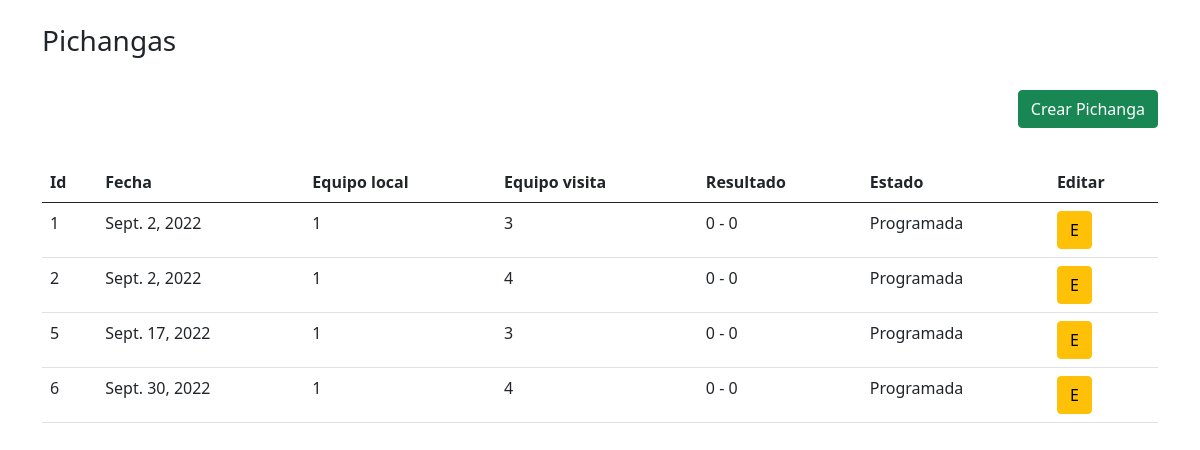
/pichangasApp/dashboard, run on an earlier commit of the app's database.
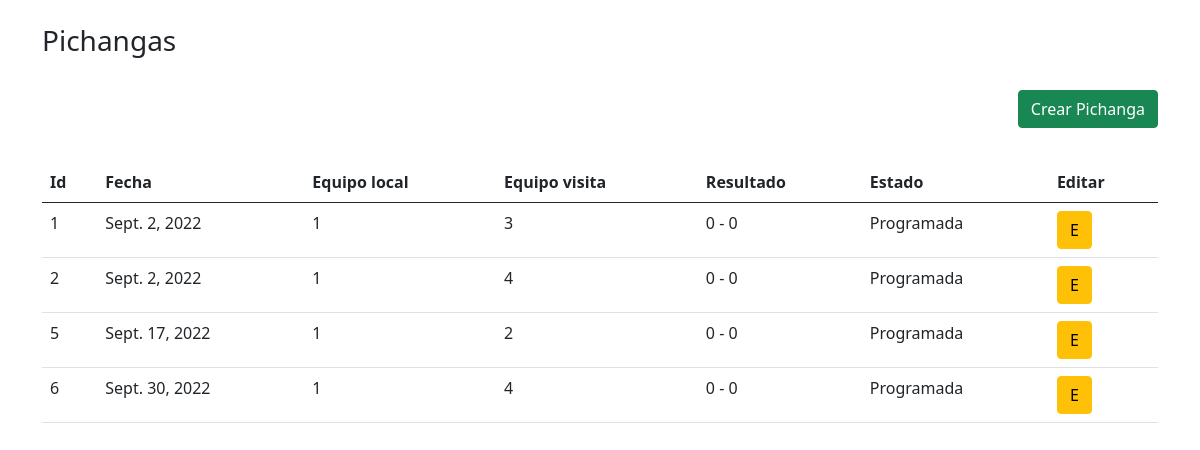
And on a later commit of the database.
### pichangasApp/models.py (models this page shows)
class pichanga_app(models.Model):
    fecha = models.DateField(default=datetime.date.today)
    marcador_local = models.CharField(max_length=128,default='0')
    marcador_visita = models.CharField(max_length=128,default='0')
    equipo_local = models.CharField(max_length=128,default='0')
    equipo_visita = models.CharField(max_length=128,default='0')
    estadoPichanga = models.CharField(max_length=128,default='Programada')

### pichangasApp/views.py (the view)
# urls.py: path('dashboard',views.dashboard,name='dashboard'),
def dashboard(request):
    pichangas_totales = pichanga_app.objects.all()
    pichangas_equipo = []
    pichangas_locales = pichanga_app.objects.filter(equipo_local='1')
    for pichanga in pichangas_locales:
        pichangas_equipo.append(pichanga)
    pichangas_visitante = pichanga_app.objects.filter(equipo_visita='1')
    for pichanga in pichangas_visitante:
        pichangas_equipo.append(pichanga)
    return render(request,'pichangasApp/dashboard.html',{
        'objPichanga':pichangas_equipo,
    })

### pichangasApp/templates/pichangasApp/dashboard.html (shortened to what this page needs)
<!DOCTYPE html>
<html>
    <head>
        <link href="https://cdn.jsdelivr.net/npm/bootstrap@5.0.2/dist/css/bootstrap.min.css" rel="stylesheet">
    </head>
    <body>
        <div class="container">
            <br>
            <h3>Pichangas</h3>
            <br>
            <div class="float-end">
                <a class="btn btn-success" href="{% url 'pichangasApp:nuevaPichanga' %}">Crear Pichanga</a>
            </div>
            <br>
            <br>
            <br>
            <table class="table">
                <thead>
                    <th>Id</th>
                    <th>Fecha</th>
                    <th>Equipo local</th>
                    <th>Equipo visita</th>
                    <th>Resultado</th>
                    <th>Estado</th>
                    <th>Editar</th>
                </thead>
                <tbody>
                    {% for pichanga in objPichanga %}
                    <tr>
                        <td>{{ pichanga.id }}</td>
                        <td>{{ pichanga.fecha }}</td>
                        <td>{{ pichanga.equipo_local }}</td>
                        <td>{{ pichanga.equipo_visita }}</td>
                        <td>{{ pichanga.marcador_local }} - {{ pichanga.marcador_visita }}</td>
                        <td>{{ pichanga.estadoPichanga }}</td>
                        <td><a class="btn btn-warning" href="{% url 'pichangasApp:editarPichanga' pichanga.id %}">E</a></td>
                    </tr>
                    {% endfor %}
                </tbody>
            </table>
        </div>
    </body>
</html>

What changed in the data, as far as the page shows it:
changed pichanga_app "Sept. 17, 2022": equipo_visita "3" → "2"
